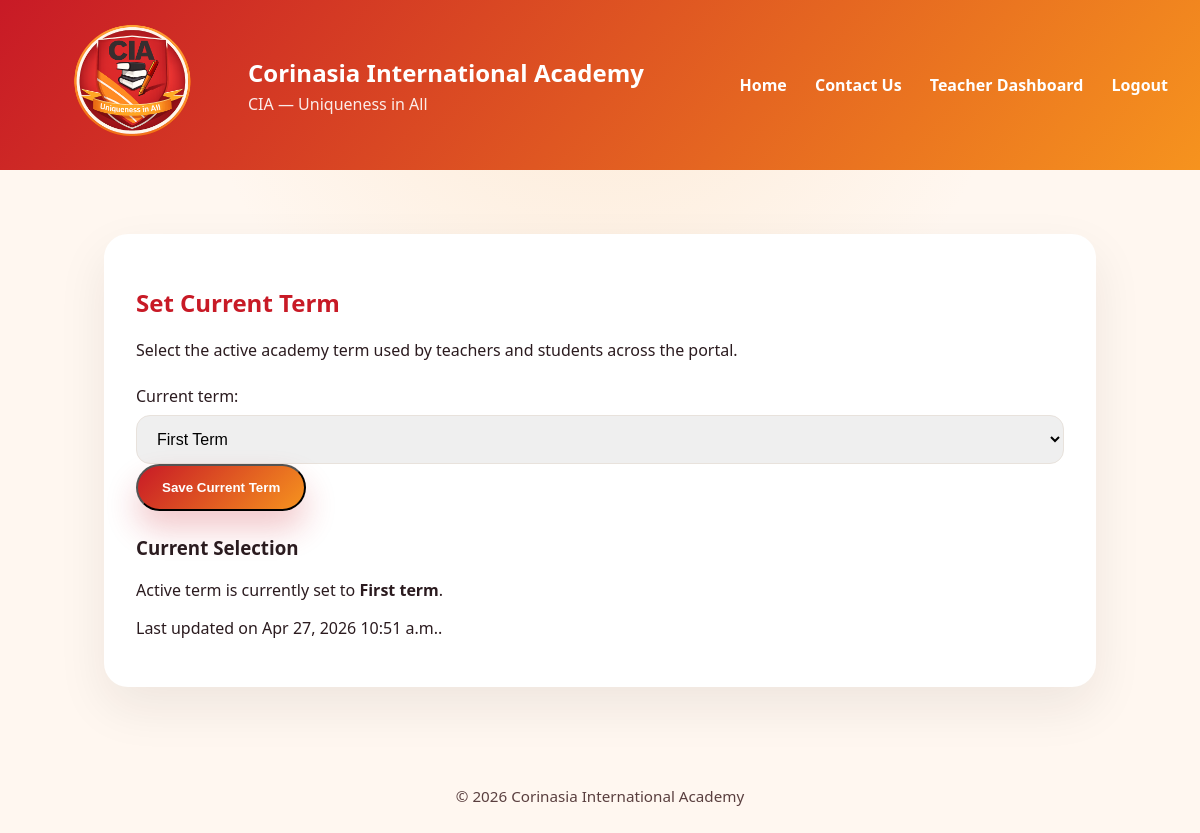
Page /teacher/current-term/ (signed in) on the earlier database version.
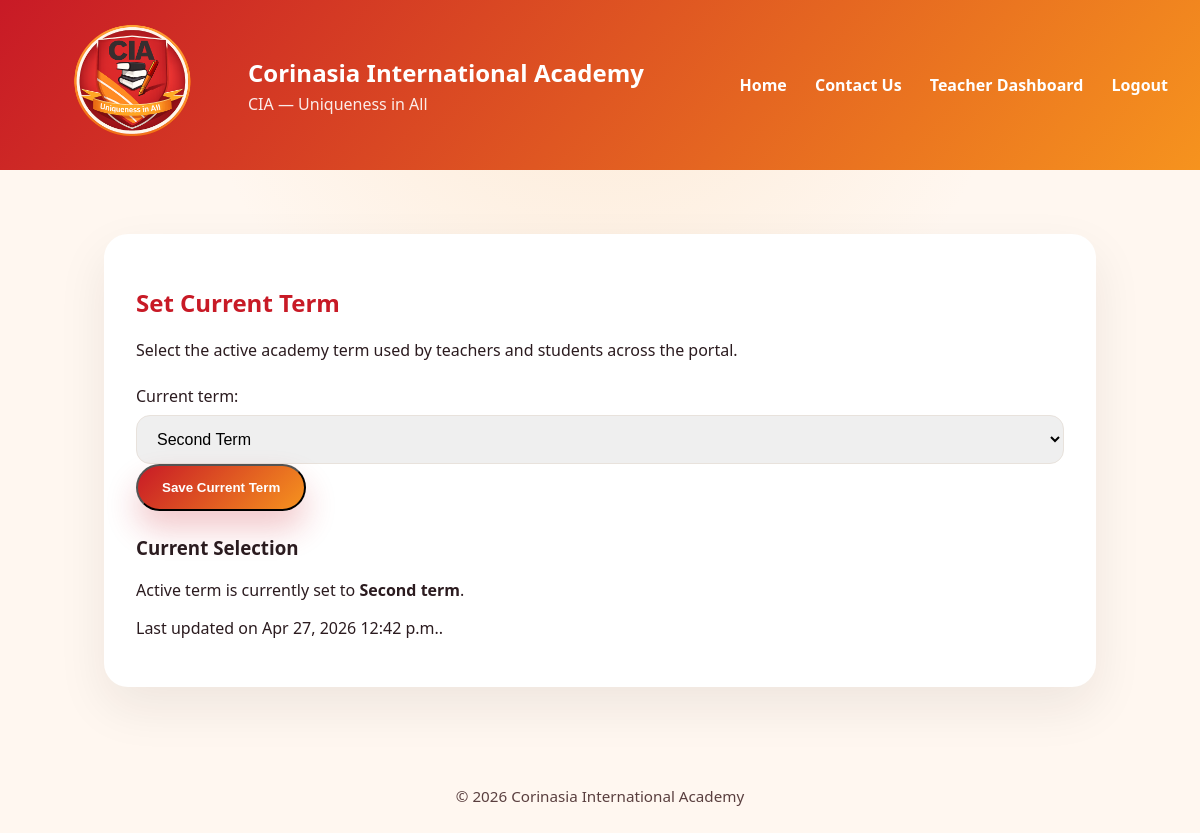
Same page on the later database version.
### grades/models.py (models this page shows, shortened)
class TermSetting(models.Model):
    current_term = models.CharField(
        max_length=20,
        choices=TERM_CHOICES,
        default='first_term',
        help_text='Set the currently active academic term for the portal'
    )
    updated_at = models.DateTimeField(auto_now=True)
    class Meta:
        verbose_name = 'Term Setting'
        verbose_name_plural = 'Term Settings'

### grades/views.py (the view)
# urls.py: path('teacher/current-term/', views.set_current_term, name='set_current_term'),
@login_required
@user_passes_test(lambda u: u.is_staff)
def set_current_term(request):
    term_setting, _ = TermSetting.objects.get_or_create(pk=1)
    if request.method == 'POST':
        form = TermSettingForm(request.POST, instance=term_setting)
        if form.is_valid():
            form.save()
            messages.success(request, 'Current academic term has been updated.')
            return redirect('teacher_dashboard')
    else:
        form = TermSettingForm(instance=term_setting)
    return render(request, 'grades/set_current_term.html', {
        'form': form,
        'term_setting': term_setting,
        'current_term': term_setting.current_term,
    })

### grades/forms.py
class TermSettingForm(forms.ModelForm):
    class Meta:
        model = TermSetting
        fields = ['current_term']

### grades/templatetags/custom_filters.py (called while the page is built)
@register.filter
def replace(value, arg):
    if not value or not arg or len(arg) < 2:
        return value
    old, new = arg[0], arg[1:]
    return str(value).replace(old, new)

### grades/templates/grades/set_current_term.html (shortened to what this page needs)
{% extends 'grades/base.html' %}
{% load custom_filters %}
{% block content %}
<div class="page-shell">
    <div class="dashboard-card">
        <h2>Set Current Term</h2>
        <p>Select the active academy term used by teachers and students across the portal.</p>
        <div class="teacher-form-card">
            <form method="post" novalidate>
                <div class="field-row">
                    {{ form.current_term.label_tag }}
                    {{ form.current_term }}
                </div>
                <button type="submit" class="button button-primary">Save Current Term</button>
            </form>
        </div>
        {% if term_setting %}
            <div class="status-card" style="margin-top: 24px;">
                <h3>Current Selection</h3>
                <p>Active term is currently set to <strong>{{ term_setting.current_term|capfirst|replace:"_ " }}</strong>.</p>
                <p>Last updated on {{ term_setting.updated_at|date:'M j, Y g:i a' }}.</p>
            </div>
        {% endif %}
    </div>
</div>
{% endblock %}

Differences in the rows shown:
changed TermSetting: current_term "First Term" → "Second Term"; current_term "First term" → "Second term"; updated_at "Apr 27, 2026 10:51 a.m." → "Apr 27, 2026 12:42 p.m."
